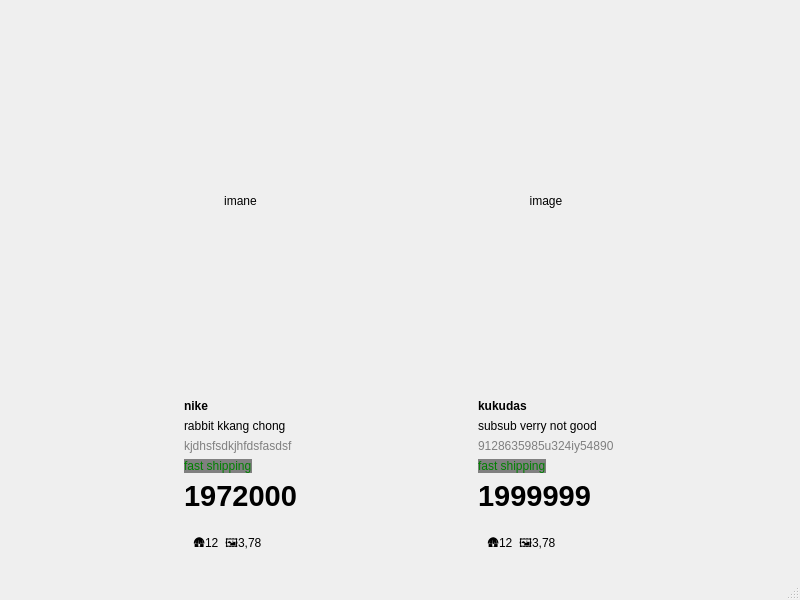
<?xml version="1.0" encoding="UTF-8"?>
<ui version="4.0">
 <class>MainWindow</class>
 <widget class="QMainWindow" name="MainWindow">
  <property name="geometry">
   <rect>
    <x>0</x>
    <y>0</y>
    <width>800</width>
    <height>600</height>
   </rect>
  </property>
  <property name="windowTitle">
   <string>MainWindow</string>
  </property>
  <widget class="QWidget" name="centralwidget">
   <layout class="QHBoxLayout" name="horizontalLayout_2">
    <item>
     <layout class="QVBoxLayout" name="verticalLayout">
      <item>
       <widget class="QLabel" name="label">
        <property name="sizePolicy">
         <sizepolicy hsizetype="Preferred" vsizetype="Expanding">
          <horstretch>0</horstretch>
          <verstretch>0</verstretch>
         </sizepolicy>
        </property>
        <property name="text">
         <string>imane</string>
        </property>
        <property name="alignment">
         <set>Qt::AlignmentFlag::AlignCenter</set>
        </property>
       </widget>
      </item>
      <item>
       <widget class="QLabel" name="label_3">
        <property name="font">
         <font>
          <bold>true</bold>
         </font>
        </property>
        <property name="text">
         <string>nike</string>
        </property>
       </widget>
      </item>
      <item>
       <widget class="QLabel" name="label_5">
        <property name="text">
         <string>rabbit kkang chong</string>
        </property>
       </widget>
      </item>
      <item>
       <widget class="QLabel" name="label_9">
        <property name="styleSheet">
         <string notr="true">color: gray;</string>
        </property>
        <property name="text">
         <string>kjdhsfsdkjhfdsfasdsf</string>
        </property>
       </widget>
      </item>
      <item>
       <widget class="QLabel" name="label_7">
        <property name="sizePolicy">
         <sizepolicy hsizetype="Fixed" vsizetype="Preferred">
          <horstretch>0</horstretch>
          <verstretch>0</verstretch>
         </sizepolicy>
        </property>
        <property name="styleSheet">
         <string notr="true">color:green;
background:gray;</string>
        </property>
        <property name="text">
         <string>fast shipping</string>
        </property>
       </widget>
      </item>
      <item>
       <widget class="QLabel" name="label_11">
        <property name="font">
         <font>
          <pointsize>22</pointsize>
          <bold>true</bold>
         </font>
        </property>
        <property name="text">
         <string>1972000</string>
        </property>
       </widget>
      </item>
      <item>
       <widget class="QWidget" name="horizontalWidget" native="true">
        <property name="sizePolicy">
         <sizepolicy hsizetype="Fixed" vsizetype="Preferred">
          <horstretch>0</horstretch>
          <verstretch>0</verstretch>
         </sizepolicy>
        </property>
        <property name="minimumSize">
         <size>
          <width>0</width>
          <height>50</height>
         </size>
        </property>
        <layout class="QHBoxLayout" name="horizontalLayout_4">
         <item>
          <widget class="QLabel" name="label_14">
           <property name="sizePolicy">
            <sizepolicy hsizetype="Fixed" vsizetype="Preferred">
             <horstretch>0</horstretch>
             <verstretch>0</verstretch>
            </sizepolicy>
           </property>
           <property name="text">
            <string>🛖12</string>
           </property>
          </widget>
         </item>
         <item>
          <widget class="QLabel" name="label_13">
           <property name="sizePolicy">
            <sizepolicy hsizetype="Fixed" vsizetype="Preferred">
             <horstretch>0</horstretch>
             <verstretch>0</verstretch>
            </sizepolicy>
           </property>
           <property name="text">
            <string>🖼️3,78</string>
           </property>
          </widget>
         </item>
        </layout>
       </widget>
      </item>
     </layout>
    </item>
    <item>
     <layout class="QVBoxLayout" name="verticalLayout_2">
      <item>
       <widget class="QLabel" name="label_2">
        <property name="sizePolicy">
         <sizepolicy hsizetype="Preferred" vsizetype="Expanding">
          <horstretch>0</horstretch>
          <verstretch>0</verstretch>
         </sizepolicy>
        </property>
        <property name="text">
         <string>image</string>
        </property>
        <property name="alignment">
         <set>Qt::AlignmentFlag::AlignCenter</set>
        </property>
       </widget>
      </item>
      <item>
       <widget class="QLabel" name="label_4">
        <property name="font">
         <font>
          <bold>true</bold>
         </font>
        </property>
        <property name="text">
         <string>kukudas</string>
        </property>
       </widget>
      </item>
      <item>
       <widget class="QLabel" name="label_8">
        <property name="text">
         <string>subsub verry not good</string>
        </property>
       </widget>
      </item>
      <item>
       <widget class="QLabel" name="label_6">
        <property name="styleSheet">
         <string notr="true">color:gray;</string>
        </property>
        <property name="text">
         <string>9128635985u324iy54890</string>
        </property>
       </widget>
      </item>
      <item>
       <widget class="QLabel" name="label_10">
        <property name="sizePolicy">
         <sizepolicy hsizetype="Fixed" vsizetype="Minimum">
          <horstretch>0</horstretch>
          <verstretch>0</verstretch>
         </sizepolicy>
        </property>
        <property name="styleSheet">
         <string notr="true">color:green;
background: gray;</string>
        </property>
        <property name="text">
         <string>fast shipping</string>
        </property>
       </widget>
      </item>
      <item>
       <widget class="QLabel" name="label_12">
        <property name="font">
         <font>
          <pointsize>22</pointsize>
          <bold>true</bold>
         </font>
        </property>
        <property name="text">
         <string>1999999</string>
        </property>
       </widget>
      </item>
      <item>
       <widget class="QWidget" name="horizontalWidget_2" native="true">
        <property name="sizePolicy">
         <sizepolicy hsizetype="Fixed" vsizetype="Preferred">
          <horstretch>0</horstretch>
          <verstretch>0</verstretch>
         </sizepolicy>
        </property>
        <property name="minimumSize">
         <size>
          <width>0</width>
          <height>50</height>
         </size>
        </property>
        <layout class="QHBoxLayout" name="horizontalLayout_5">
         <item>
          <widget class="QLabel" name="label_15">
           <property name="sizePolicy">
            <sizepolicy hsizetype="Fixed" vsizetype="Preferred">
             <horstretch>0</horstretch>
             <verstretch>0</verstretch>
            </sizepolicy>
           </property>
           <property name="text">
            <string>🛖12</string>
           </property>
          </widget>
         </item>
         <item>
          <widget class="QLabel" name="label_16">
           <property name="sizePolicy">
            <sizepolicy hsizetype="Fixed" vsizetype="Preferred">
             <horstretch>0</horstretch>
             <verstretch>0</verstretch>
            </sizepolicy>
           </property>
           <property name="text">
            <string>🖼️3,78</string>
           </property>
          </widget>
         </item>
        </layout>
       </widget>
      </item>
     </layout>
    </item>
   </layout>
  </widget>
  <widget class="QMenuBar" name="menubar">
   <property name="geometry">
    <rect>
     <x>0</x>
     <y>0</y>
     <width>800</width>
     <height>21</height>
    </rect>
   </property>
  </widget>
  <widget class="QStatusBar" name="statusbar"/>
 </widget>
 <resources/>
 <connections/>
</ui>
